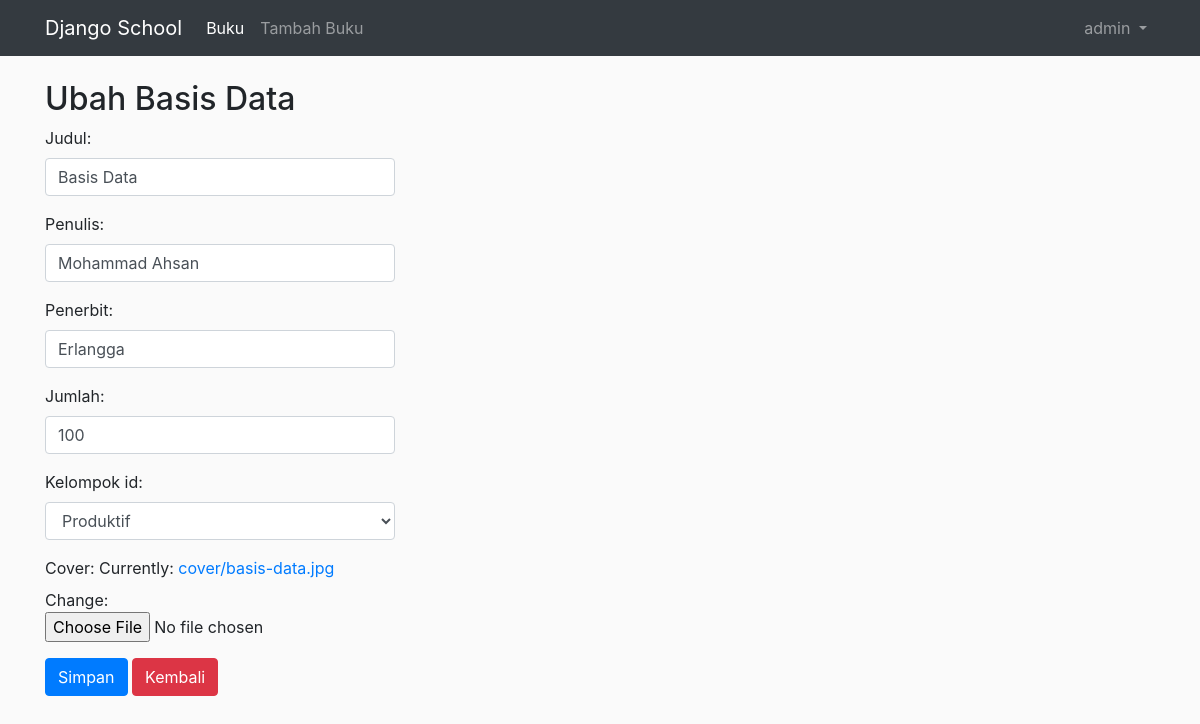
Screenshot of /buku/ubah/10 (signed in) with the database file from the repository.
### perpus/models.py (models this page shows, shortened)
class Buku(models.Model):
    judul = models.CharField(max_length=50)
    penulis = models.CharField(max_length=20)
    penerbit = models.CharField(max_length=20)
    jumlah = models.IntegerField(null=True)
    kelompok_id = models.ForeignKey(Kelompok, on_delete=models.CASCADE, null=True)
    cover = models.ImageField(upload_to='cover/', null=True)
    tanggal = models.DateTimeField(auto_now_add=True, null=True)

### perpus/views.py (the view)
# urls.py: path('buku/ubah/<int:id_buku>', ubah_buku, name='ubah_buku'),
@login_required(login_url=settings.LOGIN_URL)
def ubah_buku(request, id_buku):
    buku = Buku.objects.get(id=id_buku)
    template = 'ubah-buku.html'
    if request.POST:
        form = FormBuku(request.POST, request.FILES, instance=buku)
        if form.is_valid():
            form.save()
            messages.success(request, "Data berhasil diubah!")
            return redirect('ubah_buku', id_buku=id_buku)
    else:
        form = FormBuku(instance=buku)
        konteks = {
            'form': form,
            'buku': buku,
        }
    return render(request, template, konteks)

### perpus/forms.py
class FormBuku(ModelForm):
    class Meta:
        model = Buku
        fields = '__all__'
        widgets = {
            'judul': forms.TextInput({'class': 'form-control'}),
            'penulis': forms.TextInput({'class': 'form-control'}),
            'penerbit': forms.TextInput({'class': 'form-control'}),
            'jumlah': forms.NumberInput({'class': 'form-control'}),
            'kelompok_id': forms.Select({'class': 'form-control'}),
        }

### perpus/models.py (called while the page is built)
    def __str__(self):
        return self.nama

### perpus/templates/ubah-buku.html (shortened to what this page needs)
{% extends 'base.html' %}
{% block content %}
<div class="row mt-4">
    <div class="col-md-4">
        <h2>Ubah {{ buku.judul }}</h2>
        <form action="{% url 'ubah_buku' buku.id %} " method="post"  enctype="multipart/form-data">
            {{form.as_p}}
            <button class="btn btn-primary" type="submit">Simpan</button>
            <a href="/buku" class="btn btn-danger">Kembali</a>
        </form>
    </div>
</div>
{% endblock %}

### templates/header.html (shortened to what this page needs)
{% load static %}
<!DOCTYPE html>
<html lang="en">
<head>
    <link rel="stylesheet" href="{% static 'css/bootstrap.min.css' %}">
    <link rel="stylesheet" href="{% static 'css/style.css' %}">
</head>
<body>
    {% if user.is_authenticated %}
    <nav class="navbar navbar-expand-lg navbar-dark bg-dark">
        <div class="container">
            <a class="navbar-brand" href="#">Django School</a>
            <div class="collapse navbar-collapse" id="navbarText">
                <ul class="navbar-nav mr-auto">
                    <li class="nav-item active">
                        <a class="nav-link" href="/buku">Buku <span class="sr-only">(current)</span></a>
                    </li>
                    <li class="nav-item">
                        <a class="nav-link" href="/tambah-buku">Tambah Buku</a>
                    </li>
                </ul>
                <ul class="navbar-nav ml-auto">
                    <li class="nav-item dropdown">
                        <a class="nav-link dropdown-toggle" href="#" id="navbarDropdown" role="button"
                            data-toggle="dropdown" aria-haspopup="true" aria-expanded="false">
                            {{user}}
                        </a>
                    </li>
                </ul>
            </div>
        </div>
    </nav>
    {% endif %}

### static/css/style.css (style rules this page uses)
body { background-color: rgb(250, 250, 250); }

### rows the page displays
Buku: judul "Basis Data", penulis "Mohammad Ahsan", penerbit "Erlangga", jumlah "100", kelompok_id "Produktif"

### other values shown
{{ user }} "admin"
